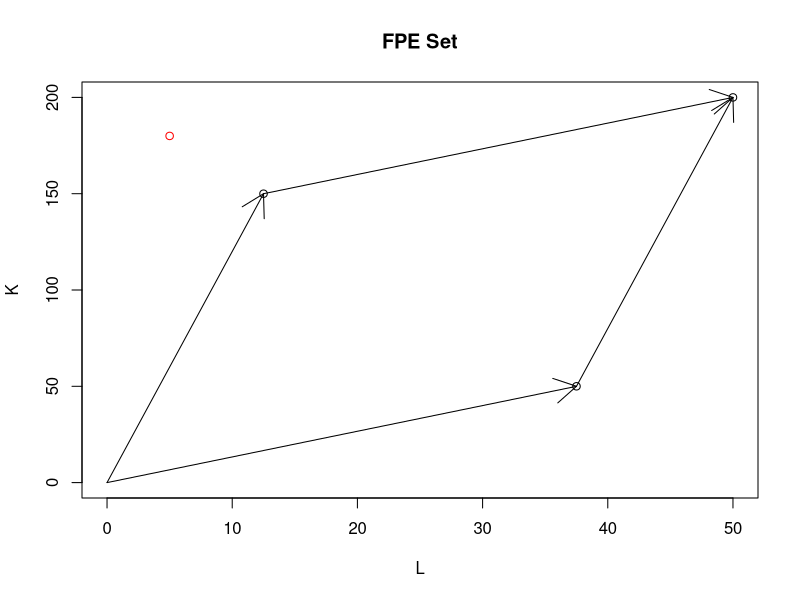

The R script that drew this image:
## ECON641: PROBLEM SET 1
## Q2: HO MODEL
## Anirudh Yadav 
## 10/28/2018


######################################################################
# Calibration
######################################################################
alpha    =0.5
betaA    =0.25
betaB    =0.75
K_h      =180
K_f      =20
L_h      = 5
L_f      = 45
K        = K_h + K_f
L        = L_h + L_f


######################################################################
# [2] FPE set
######################################################################
LintA = ((alpha*(1-betaA))/(alpha*(1-betaA)+(1-alpha)*(1-betaB)))*L
LintB = L - LintA
KintA = ((alpha*betaA)/(alpha*betaA+(1-alpha)*betaB))*K
KintB = K - KintA

x = c(LintA,LintB,LintA+LintB,L_h)
y = c(KintA,KintB,KintA+KintB,K_h)

plot(c(LintA,LintB,LintA+LintB,L_h),c(KintA,KintB,KintA+KintB,K_h),xlim=c(0,50),main="FPE Set",ylim=c(0,200),xlab="L",ylab="K",col=ifelse(x==L_h, "red", "black"))
arrows(0,0,LintA,KintA)
arrows(0,0,LintB,KintB)
arrows(LintB,KintB,LintA+LintB,KintA+KintB)
arrows(LintA,KintA,LintA+LintB,KintA+KintB)

